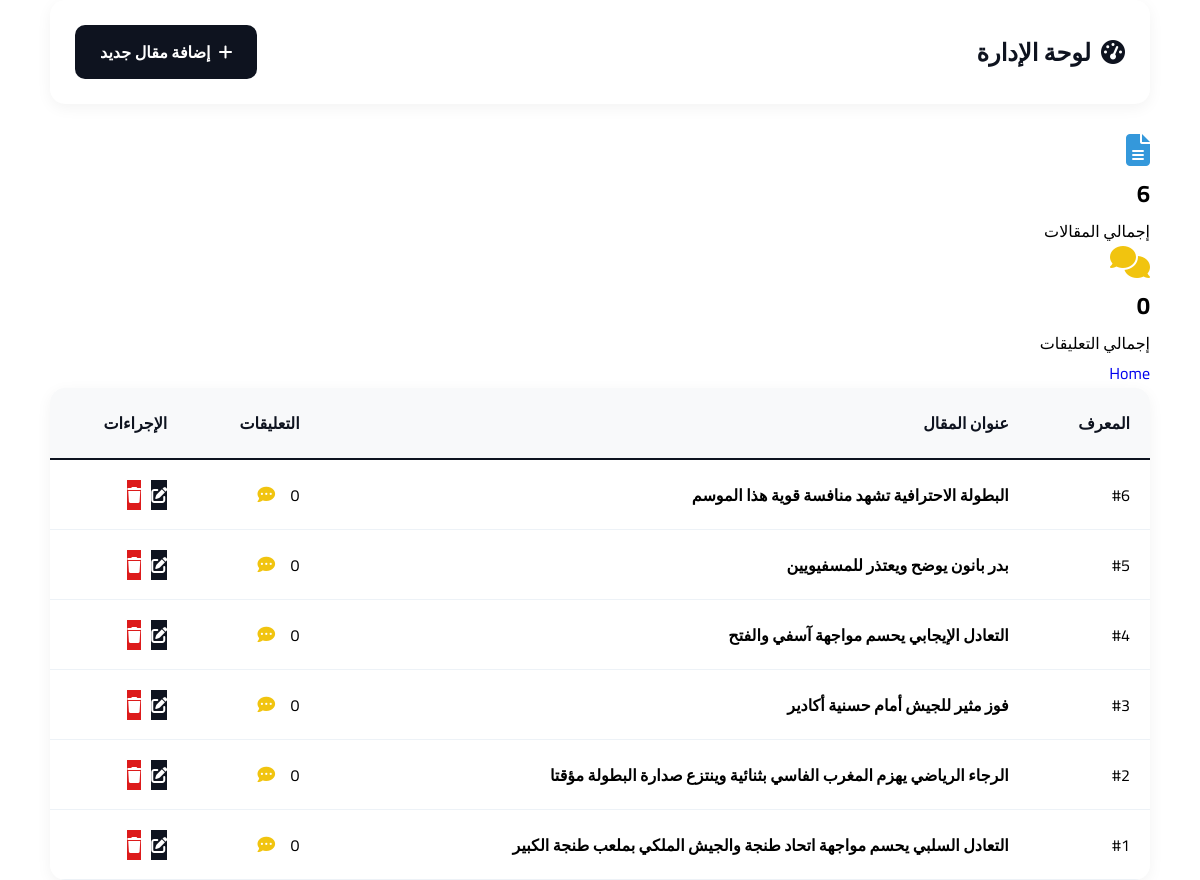
/dashboard.php (signed in), run on the app's committed database.
### tables this page shows
CREATE TABLE articles (
  id INT AUTO_INCREMENT PRIMARY KEY,
  title VARCHAR(255) NOT NULL,
  author VARCHAR(40) not NULL,
  content TEXT NOT NULL,
  image VARCHAR(255),
  category VARCHAR(50),
  user_id int not null, 
  created_at TIMESTAMP DEFAULT CURRENT_TIMESTAMP,
  FOREIGN KEY (user_id) REFERENCES users(id) ON DELETE CASCADE
);

### article.php (called while the page is built, shortened)
<?php
require_once "connection.php";
class Article
{
    private $conn;
    public function __construct()
    {
        $db = new Database();
        $this->conn = $db->getConnection();
    }
    public function readAll()
    {
        $sql = "SELECT * FROM articles ORDER BY id DESC";
        $stmt = $this->conn->query($sql);
        return $stmt->fetchAll(PDO::FETCH_ASSOC);
    }
    public function getCommentsCount($article_id)
    {
        $sql = "SELECT COUNT(*) as total FROM comments WHERE article_id = :article_id";
        $stmt = $this->conn->prepare($sql);
        $stmt->execute(["article_id" => $article_id]);
        $result = $stmt->fetch(PDO::FETCH_ASSOC);
        return $result['total'] ?? 0;
    }
}

### connection.php (called while the page is built, shortened)
<?php
class Database
{
    private  $Server = "localhost";
    private  $dbname  = "botola_maghribiya";
    private $root = "root";
    private $password = "";
    public function getConnection()
    {
        $this->conn = null;
        try {
            $this->conn = new PDO("mysql:host={$this->Server};dbname={$this->dbname};charset=utf8", $this->root, $this->password);
            $this->conn->setAttribute(PDO::ATTR_ERRMODE, PDO::ERRMODE_EXCEPTION);
        } catch (PDOException $e) {
            die("Eroor" . $e->getMessage());
        }
        return $this->conn;
    }
}
?>

### dashboard.php (the view, shortened to what this page needs)
<?php
require_once "article.php";
$article = new Article();
$articles = $article->readAll();
$totalArticles = count($articles);
$totalCommentsCount = 0;
foreach ($articles as $a) {
    $totalCommentsCount += $article->getCommentsCount($a['id']);
}
?>
<!DOCTYPE html>
<html lang="ar" dir="rtl">
<head>
    <link rel="stylesheet" href="https://cdnjs.cloudflare.com/ajax/libs/font-awesome/6.5.1/css/all.min.css">
    <link rel="stylesheet" href="css/dashboard.css">
</head>
<body>
    <div class="container">
        <header class="header">
            <h1><i class="fa-solid fa-gauge-high"></i> لوحة الإدارة</h1>
            <a href="create.php" class="btn-add"><i class="fa-solid fa-plus"></i> إضافة مقال جديد</a>
        </header>
        <div class="stats">
            <div class="card">
                <i class="fa-solid fa-file-lines fa-2x" style="color: #3498db;"></i>
                <h2><?= $totalArticles ?></h2>
                <p>إجمالي المقالات</p>
            </div>
            <div class="card">
                <i class="fa-solid fa-comments fa-2x" style="color: #f1c40f;"></i>
                <h2><?= $totalCommentsCount ?></h2>
                <p>إجمالي التعليقات</p>
            </div>
        </div>
<a href="index.php">Home</a>
        <div class="table-card">
            <table>
                <thead>
                    <tr>
                        <th>المعرف</th>
                        <th>عنوان المقال</th>
                        <th>التعليقات</th>
                        <th>الإجراءات</th>
                    </tr>
                </thead>
                <tbody>
                    <?php foreach ($articles as $art): ?>
                        <tr>
                            <td>#<?= $art['id'] ?></td>
                            <td><strong><?= htmlspecialchars($art['title']) ?></strong></td>
                            <td>
                                <span class="badge"><?= $article->getCommentsCount($art['id']) ?></span>
                                <a href="dashboard.php?view_comments=<?= $art['id'] ?>#comments-section" class="view-comments-btn" title="عرض تعليقات هذا المقال">
                                    <i class="fa-solid fa-comment-dots"></i>
                                </a>
                            </td>
                            <td>
                                <div class="actions-wrap">
                                    <a href="update.php?id=<?= $art['id'] ?>" class="edit-btn"><i class="fa-solid fa-pen-to-square"></i></a>
                                    <a href="delete.php?id=<?= $art['id'] ?>" class="delete-btn" onclick="return confirm('حذف المقال نهائياً؟')"><i class="fa-solid fa-trash"></i></a>
                                </div>
                            </td>
                        </tr>
                    <?php endforeach; ?>
                </tbody>
            </table>
        </div>
    </div>
</body>
</html>

### css/dashboard.css (style rules this page uses)
.container { max-width: 1100px; margin: 0 auto; }
.header { background:var(--white); padding: 25px; border-radius: 15px; display: flex; justify-content: space-between; align-items: center; box-shadow: 0 4px 15px rgba(0, 0, 0, 0.05); margin-bottom: 30px; }
.header h1 { margin: 0; font-size: 24px; color: var(--second-color); display: flex; align-items: center; gap: 10px; }
.btn-add { background: var(--second-color); color: var(--white); text-decoration: none; padding: 12px 25px; border-radius: 10px; font-weight: 600; transition: 0.3s transform ease; display: flex; align-items: center; gap: 8px; }
.table-card { background: var(--white); border-radius: 15px; overflow: hidden; box-shadow: 0 4px 15px rgba(0, 0, 0, 0.05); }
table { width: 100%; border-collapse: collapse; text-align: right; }
thead { background-color: #f8f9fa; }
th { padding: 20px; color:var(--second-color); font-weight: 600; border-bottom: 2px solid var(--second-color); }
td { padding: 18px 20px; border-bottom: 1px solid #edf2f7; vertical-align: middle; }
.actions-wrap { display: flex; gap: 10px; }
.edit-btn { background: var(--second-color); color: var(--white); }
.delete-btn { background: rgb(221, 27, 27); color: var(--white); }

### css/components/stracture.css (style rules this page uses)
* { margin: 0; padding: 0; box-sizing: border-box; }
body { background-color: var(--white); direction: rtl; text-align: right; font-family: 'Cairo', sans-serif; }
a { text-decoration: none; }

### css/components/variable.css (style rules this page uses)
:root { --bg-color: #F2E9E4; --second-color: #0E131F; --white: #ffffff; --text: #374151; }

### dashboard.php (style rules this page uses)
.view-comments-btn { color: #f1c40f; margin-right: 12px; font-size: 1.1rem; transition: 0.3s; }

### data on the page
articles: id "6", title "البطولة الاحترافية تشهد منافسة قوية هذا الموسم", CommentsCount "0"
articles: id "5", title "بدر بانون يوضح ويعتذر للمسفيويين", CommentsCount "0"
articles: id "4", title "التعادل الإيجابي يحسم مواجهة آسفي والفتح", CommentsCount "0"
articles: id "3", title "فوز مثير للجيش أمام حسنية أكادير", CommentsCount "0"
articles: id "2", title "الرجاء الرياضي يهزم المغرب الفاسي بثنائية وينتزع صدارة البطولة مؤقتا", CommentsCount "0"
articles: id "1", title "التعادل السلبي يحسم مواجهة اتحاد طنجة والجيش الملكي بملعب طنجة الكبير", CommentsCount "0"

### other printed values
$totalArticles "6"
$totalCommentsCount "0"
